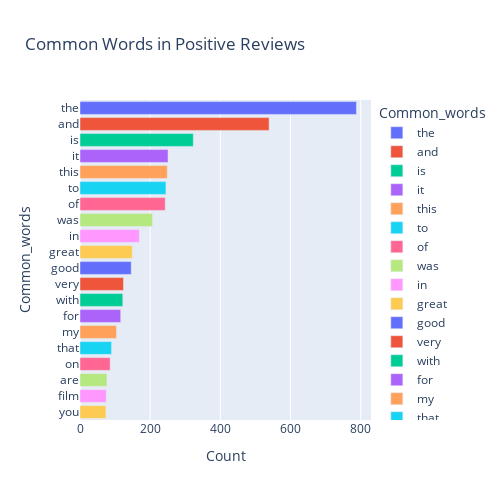

The notebook cell saved with this chart:
### Markdown cell above
### Positive review exploration

### Code cell
import plotly.express as px

# Get the most common unigrams in positive sentiment reviews
most_common_uni = get_top_text_ngrams(train_df[train_df['is_positive_sentiment'] == 1]['text'], 20, 1)
most_common_uni = dict(most_common_uni)


# Create a DataFrame to store the common words
temp = pd.DataFrame(columns=["Common_words", 'Count'])
temp["Common_words"] = list(most_common_uni.keys())
temp["Count"] = list(most_common_uni.values())

# Create a bar plot using Plotly Express
fig = px.bar(temp, x="Count", y="Common_words", title='Common Words in Positive Reviews',
             orientation='h', width=500, height=500, color='Common_words')

fig.show()

### Figure 1 — Plotly figure (JSON) as saved in the notebook; plotly's stock layout.template omitted (floating-point values rounded to 4 significant figures)
{"data": [{"alignmentgroup": "True", "hovertemplate": "Common_words=%{y}<br>Count=%{x}<extra></extra>", "legendgroup": "the", "marker": {"color": "#636efa", "pattern": {"shape": ""}}, "name": "the", "offsetgroup": "the", "orientation": "h", "showlegend": true, "textposition": "auto", "type": "bar", "x": [788], "xaxis": "x", "y": ["the"], "yaxis": "y"}, {"alignmentgroup": "True", "hovertemplate": "Common_words=%{y}<br>Count=%{x}<extra></extra>", "legendgroup": "and", "marker": {"color": "#EF553B", "pattern": {"shape": ""}}, "name": "and", "offsetgroup": "and", "orientation": "h", "showlegend": true, "textposition": "auto", "type": "bar", "x": [539], "xaxis": "x", "y": ["and"], "yaxis": "y"}, {"alignmentgroup": "True", "hovertemplate": "Common_words=%{y}<br>Count=%{x}<extra></extra>", "legendgroup": "is", "marker": {"color": "#00cc96", "pattern": {"shape": ""}}, "name": "is", "offsetgroup": "is", "orientation": "h", "showlegend": true, "textposition": "auto", "type": "bar", "x": [323], "xaxis": "x", "y": ["is"], "yaxis": "y"}, {"alignmentgroup": "True", "hovertemplate": "Common_words=%{y}<br>Count=%{x}<extra></extra>", "legendgroup": "it", "marker": {"color": "#ab63fa", "pattern": {"shape": ""}}, "name": "it", "offsetgroup": "it", "orientation": "h", "showlegend": true, "textposition": "auto", "type": "bar", "x": [251], "xaxis": "x", "y": ["it"], "yaxis": "y"}, {"alignmentgroup": "True", "hovertemplate": "Common_words=%{y}<br>Count=%{x}<extra></extra>", "legendgroup": "this", "marker": {"color": "#FFA15A", "pattern": {"shape": ""}}, "name": "this", "offsetgroup": "this", "orientation": "h", "showlegend": true, "textposition": "auto", "type": "bar", "x": [249], "xaxis": "x", "y": ["this"], "yaxis": "y"}, {"alignmentgroup": "True", "hovertemplate": "Common_words=%{y}<br>Count=%{x}<extra></extra>", "legendgroup": "to", "marker": {"color": "#19d3f3", "pattern": {"shape": ""}}, "name": "to", "offsetgroup": "to", "orientation": "h", "showlegend": true, "textposition": "auto", "type": "bar", "x": [245], "xaxis": "x", "y": ["to"], "yaxis": "y"}, {"alignmentgroup": "True", "hovertemplate": "Common_words=%{y}<br>Count=%{x}<extra></extra>", "legendgroup": "of", "marker": {"color": "#FF6692", "pattern": {"shape": ""}}, "name": "of", "offsetgroup": "of", "orientation": "h", "showlegend": true, "textposition": "auto", "type": "bar", "x": [243], "xaxis": "x", "y": ["of"], "yaxis": "y"}, {"alignmentgroup": "True", "hovertemplate": "Common_words=%{y}<br>Count=%{x}<extra></extra>", "legendgroup": "was", "marker": {"color": "#B6E880", "pattern": {"shape": ""}}, "name": "was", "offsetgroup": "was", "orientation": "h", "showlegend": true, "textposition": "auto", "type": "bar", "x": [207], "xaxis": "x", "y": ["was"], "yaxis": "y"}, {"alignmentgroup": "True", "hovertemplate": "Common_words=%{y}<br>Count=%{x}<extra></extra>", "legendgroup": "in", "marker": {"color": "#FF97FF", "pattern": {"shape": ""}}, "name": "in", "offsetgroup": "in", "orientation": "h", "showlegend": true, "textposition": "auto", "type": "bar", "x": [169], "xaxis": "x", "y": ["in"], "yaxis": "y"}, {"alignmentgroup": "True", "hovertemplate": "Common_words=%{y}<br>Count=%{x}<extra></extra>", "legendgroup": "great", "marker": {"color": "#FECB52", "pattern": {"shape": ""}}, "name": "great", "offsetgroup": "great", "orientation": "h", "showlegend": true, "textposition": "auto", "type": "bar", "x": [149], "xaxis": "x", "y": ["great"], "yaxis": "y"}, {"alignmentgroup": "True", "hovertemplate": "Common_words=%{y}<br>Count=%{x}<extra></extra>", "legendgroup": "good", "marker": {"color": "#636efa", "pattern": {"shape": ""}}, "name": "good", "offsetgroup": "good", "orientation": "h", "showlegend": true, "textposition": "auto", "type": "bar", "x": [146], "xaxis": "x", "y": ["good"], "yaxis": "y"}, {"alignmentgroup": "True", "hovertemplate": "Common_words=%{y}<br>Count=%{x}<extra></extra>", "legendgroup": "very", "marker": {"color": "#EF553B", "pattern": {"shape": ""}}, "name": "very", "offsetgroup": "very", "orientation": "h", "showlegend": true, "textposition": "auto", "type": "bar", "x": [124], "xaxis": "x", "y": ["very"], "yaxis": "y"}, {"alignmentgroup": "True", "hovertemplate": "Common_words=%{y}<br>Count=%{x}<extra></extra>", "legendgroup": "with", "marker": {"color": "#00cc96", "pattern": {"shape": ""}}, "name": "with", "offsetgroup": "with", "orientation": "h", "showlegend": true, "textposition": "auto", "type": "bar", "x": [122], "xaxis": "x", "y": ["with"], "yaxis": "y"}, {"alignmentgroup": "True", "hovertemplate": "Common_words=%{y}<br>Count=%{x}<extra></extra>", "legendgroup": "for", "marker": {"color": "#ab63fa", "pattern": {"shape": ""}}, "name": "for", "offsetgroup": "for", "orientation": "h", "showlegend": true, "textposition": "auto", "type": "bar", "x": [116], "xaxis": "x", "y": ["for"], "yaxis": "y"}, {"alignmentgroup": "True", "hovertemplate": "Common_words=%{y}<br>Count=%{x}<extra></extra>", "legendgroup": "my", "marker": {"color": "#FFA15A", "pattern": {"shape": ""}}, "name": "my", "offsetgroup": "my", "orientation": "h", "showlegend": true, "textposition": "auto", "type": "bar", "x": [104], "xaxis": "x", "y": ["my"], "yaxis": "y"}, {"alignmentgroup": "True", "hovertemplate": "Common_words=%{y}<br>Count=%{x}<extra></extra>", "legendgroup": "that", "marker": {"color": "#19d3f3", "pattern": {"shape": ""}}, "name": "that", "offsetgroup": "that", "orientation": "h", "showlegend": true, "textposition": "auto", "type": "bar", "x": [90], "xaxis": "x", "y": ["that"], "yaxis": "y"}, {"alignmentgroup": "True", "hovertemplate": "Common_words=%{y}<br>Count=%{x}<extra></extra>", "legendgroup": "on", "marker": {"color": "#FF6692", "pattern": {"shape": ""}}, "name": "on", "offsetgroup": "on", "orientation": "h", "showlegend": true, "textposition": "auto", "type": "bar", "x": [86], "xaxis": "x", "y": ["on"], "yaxis": "y"}, {"alignmentgroup": "True", "hovertemplate": "Common_words=%{y}<br>Count=%{x}<extra></extra>", "legendgroup": "are", "marker": {"color": "#B6E880", "pattern": {"shape": ""}}, "name": "are", "offsetgroup": "are", "orientation": "h", "showlegend": true, "textposition": "auto", "type": "bar", "x": [77], "xaxis": "x", "y": ["are"], "yaxis": "y"}, {"alignmentgroup": "True", "hovertemplate": "Common_words=%{y}<br>Count=%{x}<extra></extra>", "legendgroup": "film", "marker": {"color": "#FF97FF", "pattern": {"shape": ""}}, "name": "film", "offsetgroup": "film", "orientation": "h", "showlegend": true, "textposition": "auto", "type": "bar", "x": [75], "xaxis": "x", "y": ["film"], "yaxis": "y"}, {"alignmentgroup": "True", "hovertemplate": "Common_words=%{y}<br>Count=%{x}<extra></extra>", "legendgroup": "you", "marker": {"color": "#FECB52", "pattern": {"shape": ""}}, "name": "you", "offsetgroup": "you", "orientation": "h", "showlegend": true, "textposition": "auto", "type": "bar", "x": [74], "xaxis": "x", "y": ["you"], "yaxis": "y"}], "layout": {"barmode": "relative", "height": 500, "legend": {"title": {"text": "Common_words"}, "tracegroupgap": 0}, "title": {"text": "Common Words in Positive Reviews"}, "width": 500, "xaxis": {"anchor": "y", "domain": [0, 1], "title": {"text": "Count"}}, "yaxis": {"anchor": "x", "categoryarray": ["you", "film", "are", "on", "that", "my", "for", "with", "very", "good", "great", "in", "was", "of", "to", "this", "it", "is", "and", "the"], "categoryorder": "array", "domain": [0, 1], "title": {"text": "Common_words"}}}}
